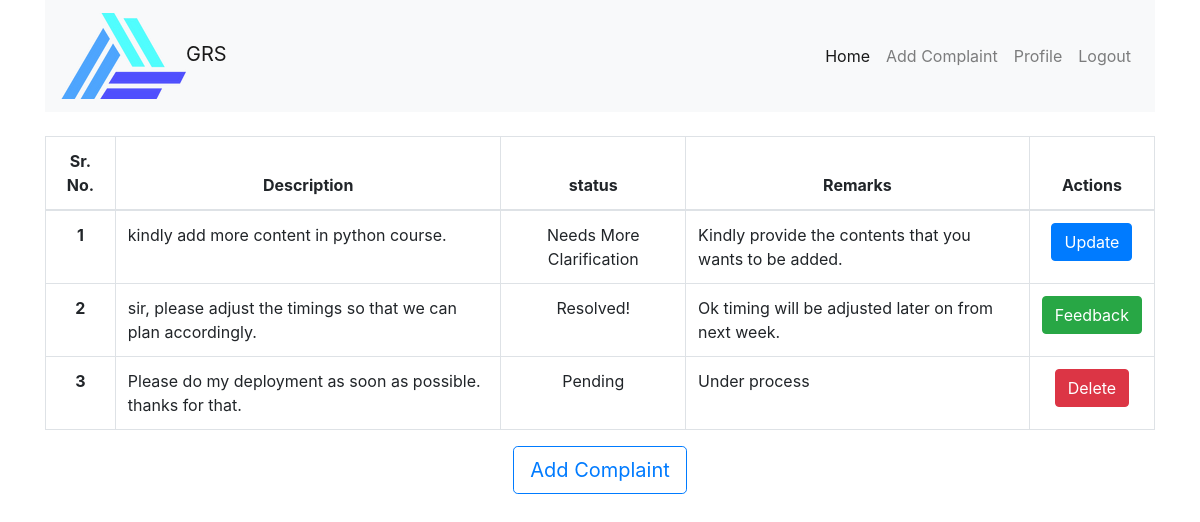
Before: /user/profile (signed in) with the older database file.
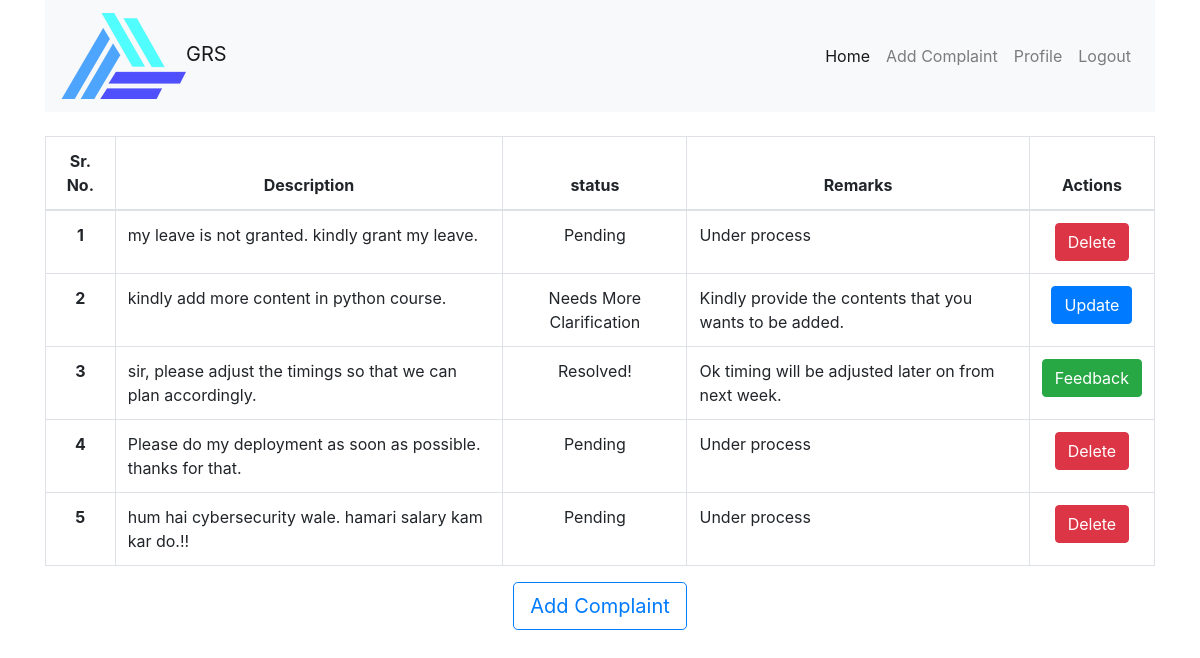
After: the same page with the newer database file.
### complaints/models.py (models this page shows)
class Complaint(models.Model):
    title = models.CharField(max_length=200)
    name = models.CharField(max_length=255, blank=True)
    user_type = (
        ('M', 'Mentor'),
        ('T', 'Trainee'),
    )
    user_role = models.CharField(
        max_length=1,
        choices=user_type,
        default='T',
    )
    date = models.DateTimeField(auto_now=True)
    complaint_type = (
        ('M', 'Management'),
        ('E', 'Education'),
        ('D', 'Deployment'),
        ('S', 'Salary'),
        ('G', 'General'),
    )
    complaint_for = models.CharField(
        max_length=1,
        choices=complaint_type,
        default='G',
    )
    complaint_type_to = (
        ('A', 'Admin'),
        ('M', 'Mentor'),
    )
    complaint_to = models.CharField(
        max_length=1,
        choices=complaint_type_to,
        default='M',
    )
    cohort_choice = (
        ('P', 'Python'),
        ('J', 'Java'),
        ('R', 'React'),
        ('A', 'Android'),
        ('L', 'Linux'),
        ('C', 'Cybersecurity'),
        ('U', 'Unknown'),
    )
    cohort = models.CharField(
        max_length=1,
        choices=cohort_choice,
        default='U',
    )
    complaint_level = (
        ('I', 'Individual'),
        ('G', 'General'),
    )
    level = models.CharField(
        max_length=1,
        choices=complaint_level,
        default='I',
    )
    description = models.TextField(blank=False, max_length=500)
    complaint_category = (
        ('A', 'Anonymous'),
        ('I', 'Identifiable'),
    )
    category = models.CharField(
        max_length=1,
        choices=complaint_category,
        default='I',
    )
    complaint_status = (
        ('P', 'Pending'),
        ('N', 'Need Clarification'),
        ('R', 'Resolved'),
    )
    status = models.CharField(
        max_length=1,
        choices=complaint_status,
        default='P',
    )
    resoultion = models.TextField(blank=True, max_length=500)
    user = models.ForeignKey(User, on_delete=models.CASCADE)

### users/views.py (the view)
# urls.py: path('profile', views.profile, name="profile"),
@login_required(login_url='login')
def profile(request):
    complaints = Complaint.objects.all().filter(user=request.user).order_by('-id')
    print(complaints)
    context = {
        'complaints': complaints
    }
    return render(request, 'users/profile.html', context)

### users/templates/users/profile.html
{% extends 'users/base.html' %}
{% block content %}
<br>
<div class="container">
<table class="table table-bordered">
    <thead>
      <tr class="text-center">
        <th scope="col">Sr. No.</th>
        <th scope="col">Description</th>
        <th scope="col">status</th>
        <th scope="col">Remarks</th>
        <th scope="col">Actions</th>
      </tr>
    </thead>
    <tbody>
      {% for complaint in complaints %}
      <tr>
        <th scope="row" class="text-center">{{forloop.counter}}</th>
        <td>{{complaint.description}}</td>
        <td class="text-center">{% if complaint.status == 'P' %}
          Pending
          {% elif complaint.status == 'N' %}
          Needs More Clarification
          {% else %}
          Resolved!
          {% endif %}
        </td>
        {% if complaint.status == 'R' or complaint.status == 'N' %}
        <td>
          {{complaint.resoultion}}
        </td>
        {% else %}
        <td> Under process </td>
        {% endif %}
        {% if complaint.status == 'P'%}
        <td class="text-center">
          <a href="{% url 'complaints:delete_complaint' complaint.id %}" type="btn" class="btn btn-danger">Delete</a>
        </td>
        {% elif complaint.status == 'N'%}
        <td class="text-center">
          <a href="{% url 'complaints:update_complaint' complaint.id %}" type="btn" class="btn btn-primary">Update</a>
        </td>
        {% else %}
        <td class="text-center">
          <a href="" type="btn" class="btn btn-success">Feedback</a>
        </td>
        {% endif %}
      </tr>
      {% endfor %}
    </tbody>
  </table>
  <div class="container text-center">
  <a href="{% url 'complaints:add_complaint' %}" class="btn btn-outline-primary btn-lg" type="button"> Add Complaint</a>
  </div>
</div>
{% endblock %}

Changed rows visible on the page:
added Complaint: description "my leave is not granted. kindly grant my leave.", status "Pending"
added Complaint: description "hum hai cybersecurity wale. hamari salary kam kar do.!!", status "Pending"
